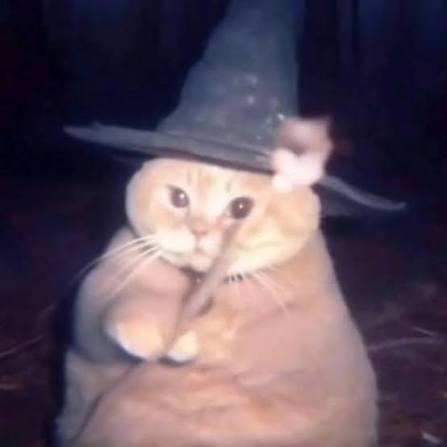
#> input picture DIP-Test/Images/meo.png, 447 x 447 px
$ python test.py
#> lines starting #> are read from the running program, lines starting #| are printed output that depends on the picture
import cv2
import numpy as np
import matplotlib

matplotlib.use("Agg")

from matplotlib import pyplot as plt
# [62 lines of commented-out code are left out]

img =cv2.imread("Images/meo.png",0)
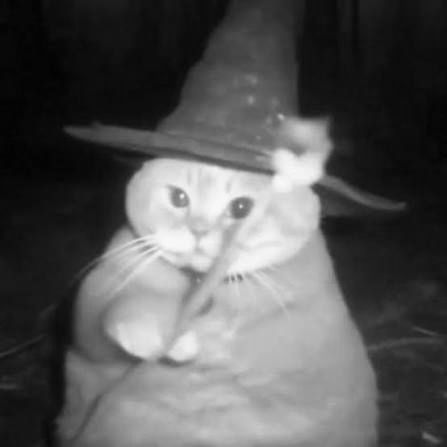
#> img: shape (447, 447); min 2, max 252, mean 86
f=np.fft.fft2(img)
fshift=np.fft.fftshift(f)
magnitude_spectrum=20*np.log(np.abs(fshift))
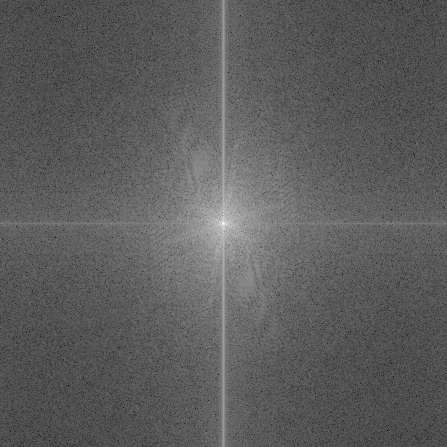
#> magnitude_spectrum: shape (447, 447) float64; min -8.58, max 333.2, mean 116.4; drawn with min black and max white
plt.subplot(121)
plt.imshow(img,cmap='gray')
plt.title('Input Image')
plt.xticks([]),plt.yticks([])
plt.subplot(122)
plt.imshow(magnitude_spectrum,cmap='gray')
plt.title('Magnitude Spectrum')
plt.xticks([]),plt.yticks([])
plt.tight_layout()
plt.savefig("fft_result.png", dpi=150)
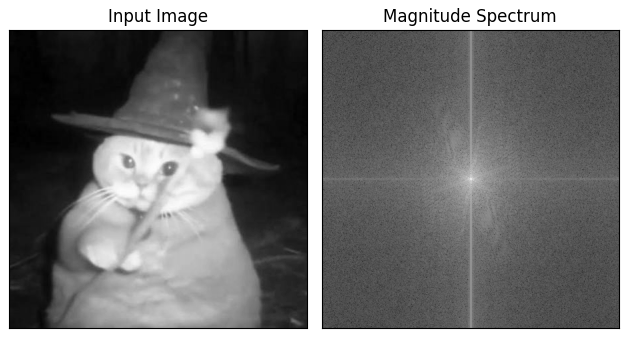
#> figure drawn by matplotlib, 2 panels
print("Da luu ket qua vao fft_result.png")

$ run again, with dip_2.jpg saved as DIP-Test/Images/meo.png
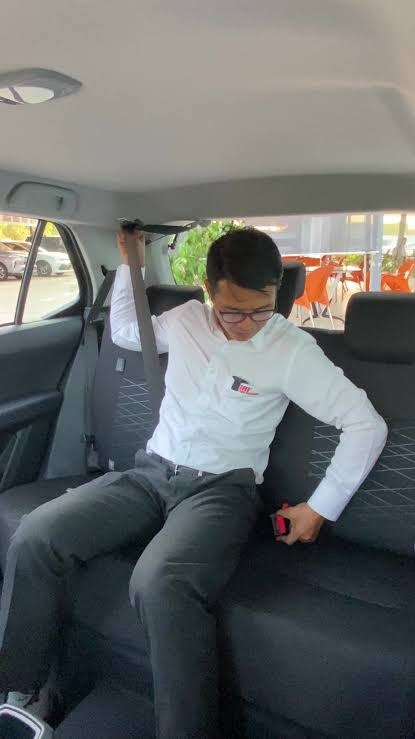
#> input picture dip_2.jpg, 415 x 739 px
#> `magnitude_spectrum=20*np.log(np.abs(fshift))`:
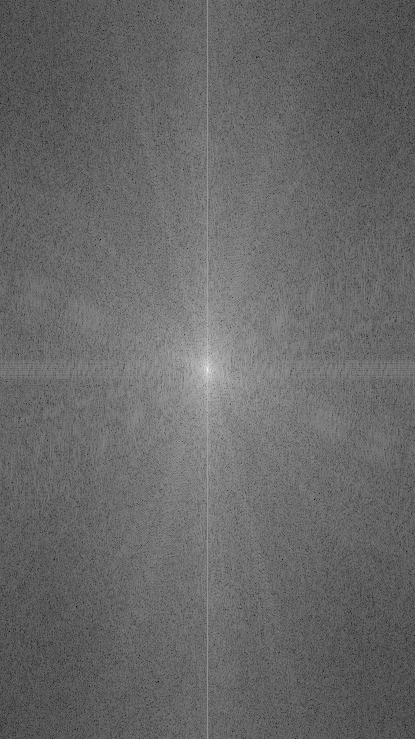
#> magnitude_spectrum: shape (739, 415) float64; min 18.64, max 345.6, mean 152.8; drawn with min black and max white
#> `plt.savefig("fft_result.png", dpi=150)`:
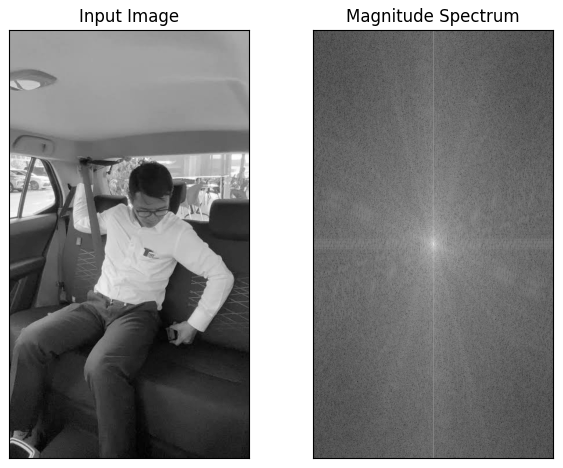
#> figure drawn by matplotlib, 2 panels
